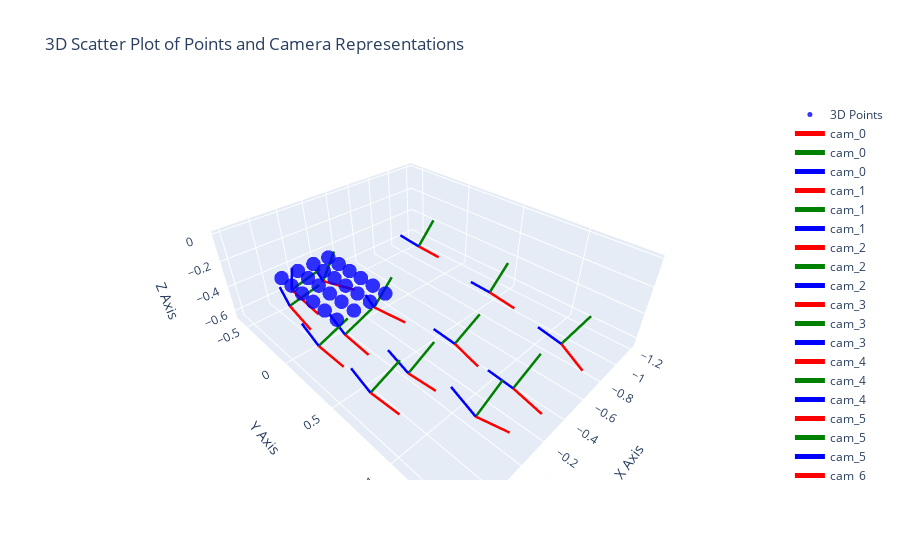

The code cell stored with this chart in its notebook:
### Code cell
REPROJECTION_ERROR_THRESH = 10000.0
dictionary = cv2.aruco.getPredefinedDictionary(ARUCO_DICT)
board = cv2.aruco.CharucoBoard((SQUARES_VERTICALLY, SQUARES_HORIZONTALLY), SQUARE_LENGTH, MARKER_LENGTH, dictionary)
params = cv2.aruco.DetectorParameters()
detector = cv2.aruco.ArucoDetector(dictionary, params)
world_corners = board.getChessboardCorners()

camera_poses = []
figures = []
for i, image_path in enumerate(image_paths):
    #img_path = image_paths[12] # select image
    #print(image_path)
    image_color = cv2.imread(image_path)
    res = estimate_pose(image_color, mtx, dst, detector)
    if res == None:
        print("pose could not be estimated")
    rvec, tvec, charuco_corners = res
    #rvec, tvec = convert_left_to_right(rvec, tvec)
    #rvec, tvec = invert_transform(rvec, tvec)
    E, P, img_pts = reproject_world_points(rvec, tvec, mtx, world_corners)
    #print(charuco_corners[:2,0,:])
    repr_err = compute_reprojection_error(charuco_corners, img_pts.T)
    if repr_err < REPROJECTION_ERROR_THRESH:
        camera_poses.append(E)
        figures.append(draw_reproj(image_color, charuco_corners, img_pts))
    print(i, image_path,repr_err)


plot_3d_points_and_camera_centers(world_corners.T, camera_poses)

### Figure 1 — Plotly figure (JSON) as saved in the notebook; plotly's stock layout.template omitted (floating-point values rounded to 4 significant figures)
{"data": [{"marker": {"color": "blue", "opacity": 0.8, "size": 5}, "mode": "markers", "name": "3D Points", "type": "scatter3d", "x": [0.1, 0.2, 0.3, 0.4, 0.1, 0.2, 0.3, 0.4, 0.1, 0.2, 0.3, 0.4, 0.1, 0.2, 0.3, 0.4, 0.1, 0.2, 0.3, 0.4, 0.1, 0.2, 0.3, 0.4], "y": [0.1, 0.1, 0.1, 0.1, 0.2, 0.2, 0.2, 0.2, 0.3, 0.3, 0.3, 0.3, 0.4, 0.4, 0.4, 0.4, 0.5, 0.5, 0.5, 0.5, 0.6, 0.6, 0.6, 0.6], "z": [0, 0, 0, 0, 0, 0, 0, 0, 0, 0, 0, 0, 0, 0, 0, 0, 0, 0, 0, 0, 0, 0, 0, 0]}, {"line": {"color": "red", "width": 5}, "mode": "lines", "name": "cam_0", "type": "scatter3d", "x": [-0.3203, -0.2434], "y": [1.169, 1.403], "z": [-0.5846, -0.5389]}, {"line": {"color": "green", "width": 5}, "mode": "lines", "name": "cam_0", "type": "scatter3d", "x": [-0.3203, -0.5097], "y": [1.169, 1.2], "z": [-0.5846, -0.4243]}, {"line": {"color": "blue", "width": 5}, "mode": "lines", "name": "cam_0", "type": "scatter3d", "x": [-0.3203, -0.1763], "y": [1.169, 1.085], "z": [-0.5846, -0.3982]}, {"line": {"color": "red", "width": 5}, "mode": "lines", "name": "cam_1", "type": "scatter3d", "x": [-0.4044, -0.3473], "y": [0.6502, 0.8935], "z": [-0.632, -0.6252]}, {"line": {"color": "green", "width": 5}, "mode": "lines", "name": "cam_1", "type": "scatter3d", "x": [-0.4044, -0.5923], "y": [0.6502, 0.6899], "z": [-0.632, -0.4719]}, {"line": {"color": "blue", "width": 5}, "mode": "lines", "name": "cam_1", "type": "scatter3d", "x": [-0.4044, -0.2497], "y": [0.6502, 0.6085], "z": [-0.632, -0.4401]}, {"line": {"color": "red", "width": 5}, "mode": "lines", "name": "cam_2", "type": "scatter3d", "x": [-0.241, -0.317], "y": [0.03894, 0.273], "z": [-0.5775, -0.6218]}, {"line": {"color": "green", "width": 5}, "mode": "lines", "name": "cam_2", "type": "scatter3d", "x": [-0.241, -0.4477], "y": [0.03894, -0.00281], "z": [-0.5775, -0.4432]}, {"line": {"color": "blue", "width": 5}, "mode": "lines", "name": "cam_2", "type": "scatter3d", "x": [-0.241, -0.1227], "y": [0.03894, 0.1164], "z": [-0.5775, -0.3713]}, {"line": {"color": "red", "width": 5}, "mode": "lines", "name": "cam_3", "type": "scatter3d", "x": [-0.1822, -0.315], "y": [-0.4943, -0.287], "z": [-0.5844, -0.6277]}, {"line": {"color": "green", "width": 5}, "mode": "lines", "name": "cam_3", "type": "scatter3d", "x": [-0.1822, -0.3659], "y": [-0.4943, -0.5817], "z": [-0.5844, -0.4391]}, {"line": {"color": "blue", "width": 5}, "mode": "lines", "name": "cam_3", "type": "scatter3d", "x": [-0.1822, -0.07679], "y": [-0.4943, -0.3853], "z": [-0.5844, -0.3857]}, {"line": {"color": "red", "width": 5}, "mode": "lines", "name": "cam_4", "type": "scatter3d", "x": [0.1742, 0.1727], "y": [-0.3721, -0.1331], "z": [-0.563, -0.6365]}, {"line": {"color": "green", "width": 5}, "mode": "lines", "name": "cam_4", "type": "scatter3d", "x": [0.1742, -0.06547], "y": [-0.3721, -0.3525], "z": [-0.563, -0.4946]}, {"line": {"color": "blue", "width": 5}, "mode": "lines", "name": "cam_4", "type": "scatter3d", "x": [0.1742, 0.2453], "y": [-0.3721, -0.3012], "z": [-0.563, -0.3341]}, {"line": {"color": "red", "width": 5}, "mode": "lines", "name": "cam_5", "type": "scatter3d", "x": [0.04263, 0.04611], "y": [0.07498, 0.3245], "z": [-0.6322, -0.6465]}, {"line": {"color": "green", "width": 5}, "mode": "lines", "name": "cam_5", "type": "scatter3d", "x": [0.04263, -0.188], "y": [0.07498, 0.08374], "z": [-0.6322, -0.536]}, {"line": {"color": "blue", "width": 5}, "mode": "lines", "name": "cam_5", "type": "scatter3d", "x": [0.04263, 0.1392], "y": [0.07498, 0.08691], "z": [-0.6322, -0.4018]}, {"line": {"color": "red", "width": 5}, "mode": "lines", "name": "cam_6", "type": "scatter3d", "x": [-0.01567, -0.0003925], "y": [0.6269, 0.8716], "z": [-0.6369, -0.5884]}, {"line": {"color": "green", "width": 5}, "mode": "lines", "name": "cam_6", "type": "scatter3d", "x": [-0.01567, -0.2432], "y": [0.6269, 0.6206], "z": [-0.6369, -0.5334]}, {"line": {"color": "blue", "width": 5}, "mode": "lines", "name": "cam_6", "type": "scatter3d", "x": [-0.01567, 0.08685], "y": [0.6269, 0.5764], "z": [-0.6369, -0.4145]}, {"line": {"color": "red", "width": 5}, "mode": "lines", "name": "cam_7", "type": "scatter3d", "x": [-0.004733, 0.02203], "y": [1.158, 1.385], "z": [-0.5645, -0.462]}, {"line": {"color": "green", "width": 5}, "mode": "lines", "name": "cam_7", "type": "scatter3d", "x": [-0.004733, -0.238], "y": [1.158, 1.146], "z": [-0.5645, -0.4755]}, {"line": {"color": "blue", "width": 5}, "mode": "lines", "name": "cam_7", "type": "scatter3d", "x": [-0.004733, 0.08103], "y": [1.158, 1.053], "z": [-0.5645, -0.3545]}, {"line": {"color": "red", "width": 5}, "mode": "lines", "name": "cam_8", "type": "scatter3d", "x": [0.2617, 0.2648], "y": [0.6134, 0.8616], "z": [-0.6003, -0.5709]}, {"line": {"color": "green", "width": 5}, "mode": "lines", "name": "cam_8", "type": "scatter3d", "x": [0.2617, 0.02726], "y": [0.6134, 0.606], "z": [-0.6003, -0.5139]}, {"line": {"color": "blue", "width": 5}, "mode": "lines", "name": "cam_8", "type": "scatter3d", "x": [0.2617, 0.3484], "y": [0.6134, 0.5847], "z": [-0.6003, -0.3676]}, {"line": {"color": "red", "width": 5}, "mode": "lines", "name": "cam_9", "type": "scatter3d", "x": [0.2631, 0.2577], "y": [0.1111, 0.3609], "z": [-0.5685, -0.5773]}, {"line": {"color": "green", "width": 5}, "mode": "lines", "name": "cam_9", "type": "scatter3d", "x": [0.2631, 0.02794], "y": [0.1111, 0.109], "z": [-0.5685, -0.4837]}, {"line": {"color": "blue", "width": 5}, "mode": "lines", "name": "cam_9", "type": "scatter3d", "x": [0.2631, 0.3477], "y": [0.1111, 0.1212], "z": [-0.5685, -0.3335]}, {"line": {"color": "red", "width": 5}, "mode": "lines", "name": "cam_10", "type": "scatter3d", "x": [0.1892, 0.1489], "y": [-0.2579, -0.03336], "z": [-0.3611, -0.4635]}, {"line": {"color": "green", "width": 5}, "mode": "lines", "name": "cam_10", "type": "scatter3d", "x": [0.1892, -0.05679], "y": [-0.2579, -0.2861], "z": [-0.3611, -0.3263]}, {"line": {"color": "blue", "width": 5}, "mode": "lines", "name": "cam_10", "type": "scatter3d", "x": [0.1892, 0.2088], "y": [-0.2579, -0.1515], "z": [-0.3611, -0.1357]}, {"line": {"color": "red", "width": 5}, "mode": "lines", "name": "cam_11", "type": "scatter3d", "x": [-1.029, -1.012], "y": [-0.3301, -0.08079], "z": [-0.5604, -0.5526]}, {"line": {"color": "green", "width": 5}, "mode": "lines", "name": "cam_11", "type": "scatter3d", "x": [-1.029, -1.198], "y": [-0.3301, -0.3242], "z": [-0.5604, -0.3763]}, {"line": {"color": "blue", "width": 5}, "mode": "lines", "name": "cam_11", "type": "scatter3d", "x": [-1.029, -0.8459], "y": [-0.3301, -0.3479], "z": [-0.5604, -0.3915]}, {"line": {"color": "red", "width": 5}, "mode": "lines", "name": "cam_12", "type": "scatter3d", "x": [-0.953, -0.9157], "y": [0.4925, 0.7396], "z": [-0.5805, -0.5727]}, {"line": {"color": "green", "width": 5}, "mode": "lines", "name": "cam_12", "type": "scatter3d", "x": [-0.953, -1.117], "y": [0.4925, 0.5114], "z": [-0.5805, -0.3931]}, {"line": {"color": "blue", "width": 5}, "mode": "lines", "name": "cam_12", "type": "scatter3d", "x": [-0.953, -0.7684], "y": [0.4925, 0.4594], "z": [-0.5805, -0.4153]}, {"line": {"color": "red", "width": 5}, "mode": "lines", "name": "cam_13", "type": "scatter3d", "x": [-0.8201, -0.695], "y": [1.169, 1.385], "z": [-0.5677, -0.559]}, {"line": {"color": "green", "width": 5}, "mode": "lines", "name": "cam_13", "type": "scatter3d", "x": [-0.8201, -0.9713], "y": [1.169, 1.249], "z": [-0.5677, -0.3855]}, {"line": {"color": "blue", "width": 5}, "mode": "lines", "name": "cam_13", "type": "scatter3d", "x": [-0.8201, -0.6652], "y": [1.169, 1.072], "z": [-0.5677, -0.3967]}], "layout": {"scene": {"xaxis": {"title": {"text": "X Axis"}}, "yaxis": {"title": {"text": "Y Axis"}}, "zaxis": {"title": {"text": "Z Axis"}}}, "title": {"text": "3D Scatter Plot of Points and Camera Representations"}}}
